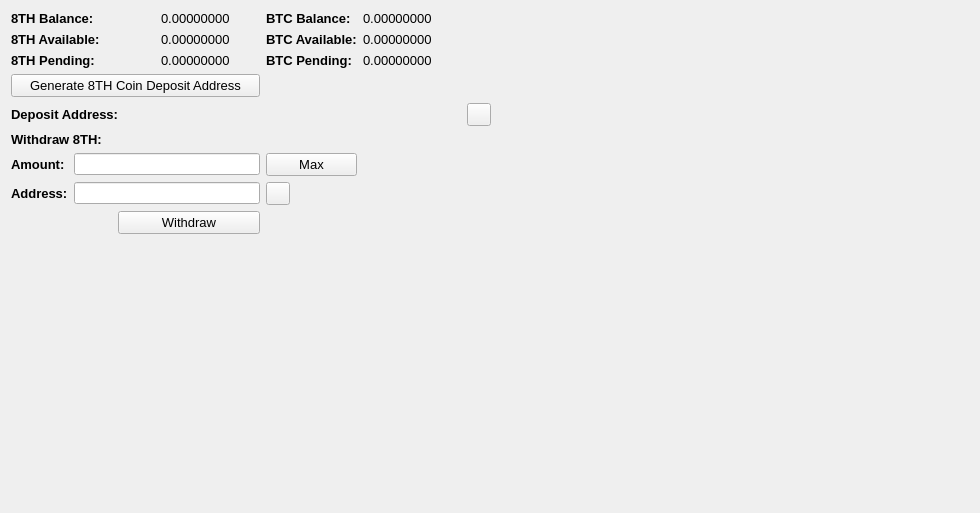
     <widget class="QWidget" name="BalanceTab">
      <attribute name="title">
       <string>Balance</string>
      </attribute>
      <layout class="QGridLayout" name="gridLayout_2">
       <item row="0" column="0" colspan="2">
        <widget class="QLabel" name="label_11">
         <property name="font">
          <font>
           <pointsize>10</pointsize>
           <weight>75</weight>
           <bold>true</bold>
          </font>
         </property>
         <property name="text">
          <string>8TH Balance:</string>
         </property>
        </widget>
       </item>
       <item row="0" column="3">
        <widget class="QLabel" name="TXBalanceLabel">
         <property name="font">
          <font>
           <pointsize>10</pointsize>
          </font>
         </property>
         <property name="text">
          <string>0.00000000</string>
         </property>
         <property name="textInteractionFlags">
          <set>Qt::LinksAccessibleByMouse|Qt::TextSelectableByMouse</set>
         </property>
        </widget>
       </item>
       <item row="0" column="4">
        <widget class="QLabel" name="label_12">
         <property name="font">
          <font>
           <pointsize>10</pointsize>
           <weight>75</weight>
           <bold>true</bold>
          </font>
         </property>
         <property name="text">
          <string>BTC Balance:</string>
         </property>
        </widget>
       </item>
       <item row="0" column="5">
        <widget class="QLabel" name="BitcoinBalanceLabel">
         <property name="font">
          <font>
           <pointsize>10</pointsize>
          </font>
         </property>
         <property name="text">
          <string>0.00000000</string>
         </property>
         <property name="textInteractionFlags">
          <set>Qt::LinksAccessibleByMouse|Qt::TextSelectableByMouse</set>
         </property>
        </widget>
       </item>
       <item row="0" column="7" rowspan="10">
        <spacer name="horizontalSpacer_4">
         <property name="orientation">
          <enum>Qt::Horizontal</enum>
         </property>
         <property name="sizeHint" stdset="0">
          <size>
           <width>478</width>
           <height>488</height>
          </size>
         </property>
        </spacer>
       </item>
       <item row="1" column="0" colspan="2">
        <widget class="QLabel" name="label_13">
         <property name="font">
          <font>
           <pointsize>10</pointsize>
           <weight>75</weight>
           <bold>true</bold>
          </font>
         </property>
         <property name="text">
          <string>8TH Available:</string>
         </property>
        </widget>
       </item>
       <item row="1" column="3">
        <widget class="QLabel" name="TXAvailableLabel_2">
         <property name="font">
          <font>
           <pointsize>10</pointsize>
          </font>
         </property>
         <property name="text">
          <string>0.00000000</string>
         </property>
         <property name="textInteractionFlags">
          <set>Qt::LinksAccessibleByMouse|Qt::TextSelectableByMouse</set>
         </property>
        </widget>
       </item>
       <item row="1" column="4">
        <widget class="QLabel" name="label_15">
         <property name="font">
          <font>
           <pointsize>10</pointsize>
           <weight>75</weight>
           <bold>true</bold>
          </font>
         </property>
         <property name="text">
          <string>BTC Available:</string>
         </property>
        </widget>
       </item>
       <item row="1" column="5">
        <widget class="QLabel" name="BitcoinAvailableLabel">
         <property name="font">
          <font>
           <pointsize>10</pointsize>
          </font>
         </property>
         <property name="text">
          <string>0.00000000</string>
         </property>
         <property name="textInteractionFlags">
          <set>Qt::LinksAccessibleByMouse|Qt::TextSelectableByMouse</set>
         </property>
        </widget>
       </item>
       <item row="2" column="0" colspan="2">
        <widget class="QLabel" name="label_14">
         <property name="font">
          <font>
           <pointsize>10</pointsize>
           <weight>75</weight>
           <bold>true</bold>
          </font>
         </property>
         <property name="text">
          <string>8TH Pending:</string>
         </property>
        </widget>
       </item>
       <item row="2" column="3">
        <widget class="QLabel" name="TXPendingLabel">
         <property name="font">
          <font>
           <pointsize>10</pointsize>
          </font>
         </property>
         <property name="text">
          <string>0.00000000</string>
         </property>
         <property name="textInteractionFlags">
          <set>Qt::LinksAccessibleByMouse|Qt::TextSelectableByMouse</set>
         </property>
        </widget>
       </item>
       <item row="2" column="4">
        <widget class="QLabel" name="label_31">
         <property name="font">
          <font>
           <pointsize>10</pointsize>
           <weight>75</weight>
           <bold>true</bold>
          </font>
         </property>
         <property name="text">
          <string>BTC Pending:</string>
         </property>
        </widget>
       </item>
       <item row="2" column="5">
        <widget class="QLabel" name="BitcoinPendingLabel">
         <property name="font">
          <font>
           <pointsize>10</pointsize>
          </font>
         </property>
         <property name="text">
          <string>0.00000000</string>
         </property>
         <property name="textInteractionFlags">
          <set>Qt::LinksAccessibleByMouse|Qt::TextSelectableByMouse</set>
         </property>
        </widget>
       </item>
       <item row="3" column="0" colspan="4">
        <widget class="QPushButton" name="GenDepositBTN">
         <property name="font">
          <font>
           <pointsize>10</pointsize>
          </font>
         </property>
         <property name="text">
          <string>Generate 8TH Coin Deposit Address</string>
         </property>
        </widget>
       </item>
       <item row="4" column="0" colspan="3">
        <widget class="QLabel" name="label_33">
         <property name="font">
          <font>
           <pointsize>10</pointsize>
           <weight>75</weight>
           <bold>true</bold>
          </font>
         </property>
         <property name="text">
          <string>Deposit Address:</string>
         </property>
        </widget>
       </item>
       <item row="4" column="3" colspan="3">
        <widget class="QLabel" name="DepositAddressLabel">
         <property name="minimumSize">
          <size>
           <width>300</width>
           <height>0</height>
          </size>
         </property>
         <property name="palette">
          <palette>
           <active>
            <colorrole role="WindowText">
             <brush brushstyle="SolidPattern">
              <color alpha="255">
               <red>0</red>
               <green>0</green>
               <blue>0</blue>
              </color>
             </brush>
            </colorrole>
            <colorrole role="Text">
             <brush brushstyle="SolidPattern">
              <color alpha="255">
               <red>0</red>
               <green>0</green>
               <blue>255</blue>
              </color>
             </brush>
            </colorrole>
           </active>
           <inactive>
            <colorrole role="WindowText">
             <brush brushstyle="SolidPattern">
              <color alpha="255">
               <red>0</red>
               <green>0</green>
               <blue>0</blue>
              </color>
             </brush>
            </colorrole>
            <colorrole role="Text">
             <brush brushstyle="SolidPattern">
              <color alpha="255">
               <red>0</red>
               <green>0</green>
               <blue>255</blue>
              </color>
             </brush>
            </colorrole>
           </inactive>
           <disabled>
            <colorrole role="WindowText">
             <brush brushstyle="SolidPattern">
              <color alpha="255">
               <red>120</red>
               <green>120</green>
               <blue>120</blue>
              </color>
             </brush>
            </colorrole>
            <colorrole role="Text">
             <brush brushstyle="SolidPattern">
              <color alpha="255">
               <red>120</red>
               <green>120</green>
               <blue>120</blue>
              </color>
             </brush>
            </colorrole>
           </disabled>
          </palette>
         </property>
         <property name="font">
          <font>
           <pointsize>10</pointsize>
           <weight>75</weight>
           <bold>true</bold>
          </font>
         </property>
         <property name="text">
          <string/>
         </property>
         <property name="alignment">
          <set>Qt::AlignRight|Qt::AlignTrailing|Qt::AlignVCenter</set>
         </property>
         <property name="textInteractionFlags">
          <set>Qt::LinksAccessibleByMouse|Qt::TextSelectableByKeyboard|Qt::TextSelectableByMouse</set>
         </property>
        </widget>
       </item>
       <item row="4" column="6">
        <widget class="QToolButton" name="DepositCopyButton">
         <property name="toolTip">
          <string>Copy to clipboard</string>
         </property>
         <property name="text">
          <string/>
         </property>
         <property name="icon">
          <iconset resource="../bitcoin.qrc">
           <normaloff>:/icons/editcopy</normaloff>:/icons/editcopy</iconset>
         </property>
         <property name="shortcut">
          <string>Alt+P</string>
         </property>
        </widget>
       </item>
       <item row="5" column="0" colspan="2">
        <widget class="QLabel" name="label_34">
         <property name="font">
          <font>
           <pointsize>10</pointsize>
           <weight>75</weight>
           <bold>true</bold>
          </font>
         </property>
         <property name="text">
          <string>Withdraw 8TH:</string>
         </property>
        </widget>
       </item>
       <item row="6" column="0">
        <widget class="QLabel" name="label_26">
         <property name="font">
          <font>
           <pointsize>10</pointsize>
           <weight>75</weight>
           <bold>true</bold>
          </font>
         </property>
         <property name="text">
          <string>Amount:</string>
         </property>
        </widget>
       </item>
       <item row="6" column="1" colspan="3">
        <widget class="QLineEdit" name="WithdrawUnitsInput">
         <property name="font">
          <font>
           <pointsize>9</pointsize>
           <weight>75</weight>
           <bold>true</bold>
          </font>
         </property>
         <property name="text">
          <string/>
         </property>
        </widget>
       </item>
       <item row="6" column="4">
        <widget class="QPushButton" name="Withdraw_Max_Amount">
         <property name="font">
          <font>
           <pointsize>10</pointsize>
          </font>
         </property>
         <property name="text">
          <string>Max</string>
         </property>
        </widget>
       </item>
       <item row="7" column="0">
        <widget class="QLabel" name="label_10">
         <property name="font">
          <font>
           <pointsize>10</pointsize>
           <weight>75</weight>
           <bold>true</bold>
          </font>
         </property>
         <property name="text">
          <string>Address:</string>
         </property>
        </widget>
       </item>
       <item row="7" column="1" colspan="3">
        <widget class="QLineEdit" name="WithdrawAddress">
         <property name="font">
          <font>
           <pointsize>9</pointsize>
           <weight>75</weight>
           <bold>true</bold>
          </font>
         </property>
        </widget>
       </item>
       <item row="7" column="4">
        <widget class="QToolButton" name="WithdrawPasteButton">
         <property name="toolTip">
          <string>Paste from clipboard</string>
         </property>
         <property name="text">
          <string/>
         </property>
         <property name="icon">
          <iconset resource="../bitcoin.qrc">
           <normaloff>:/icons/editpaste</normaloff>:/icons/editpaste</iconset>
         </property>
         <property name="shortcut">
          <string>Alt+P</string>
         </property>
        </widget>
       </item>
       <item row="8" column="2" colspan="2">
        <widget class="QPushButton" name="WithdrawUnitsBtn">
         <property name="font">
          <font>
           <pointsize>10</pointsize>
          </font>
         </property>
         <property name="text">
          <string>Withdraw</string>
         </property>
        </widget>
       </item>
       <item row="9" column="0" colspan="6">
        <spacer name="verticalSpacer">
         <property name="orientation">
          <enum>Qt::Vertical</enum>
         </property>
         <property name="sizeHint" stdset="0">
          <size>
           <width>428</width>
           <height>262</height>
          </size>
         </property>
        </spacer>
       </item>
      </layout>
      <zorder>label_31</zorder>
      <zorder>label_15</zorder>
      <zorder>label_12</zorder>
      <zorder>label_14</zorder>
      <zorder>label_13</zorder>
      <zorder>label_11</zorder>
      <zorder>BitcoinBalanceLabel</zorder>
      <zorder>TXBalanceLabel</zorder>
      <zorder>TXAvailableLabel_2</zorder>
      <zorder>TXPendingLabel</zorder>
      <zorder>BitcoinAvailableLabel</zorder>
      <zorder>BitcoinPendingLabel</zorder>
      <zorder>label_33</zorder>
      <zorder>GenDepositBTN</zorder>
      <zorder>DepositAddressLabel</zorder>
      <zorder>Withdraw_Max_Amount</zorder>
      <zorder>label_34</zorder>
      <zorder>WithdrawUnitsInput</zorder>
      <zorder>label_10</zorder>
      <zorder>label_26</zorder>
      <zorder>WithdrawAddress</zorder>
      <zorder>WithdrawUnitsBtn</zorder>
      <zorder>horizontalSpacer_4</zorder>
      <zorder>verticalSpacer</zorder>
      <zorder>WithdrawPasteButton</zorder>
      <zorder>DepositCopyButton</zorder>
     </widget>
